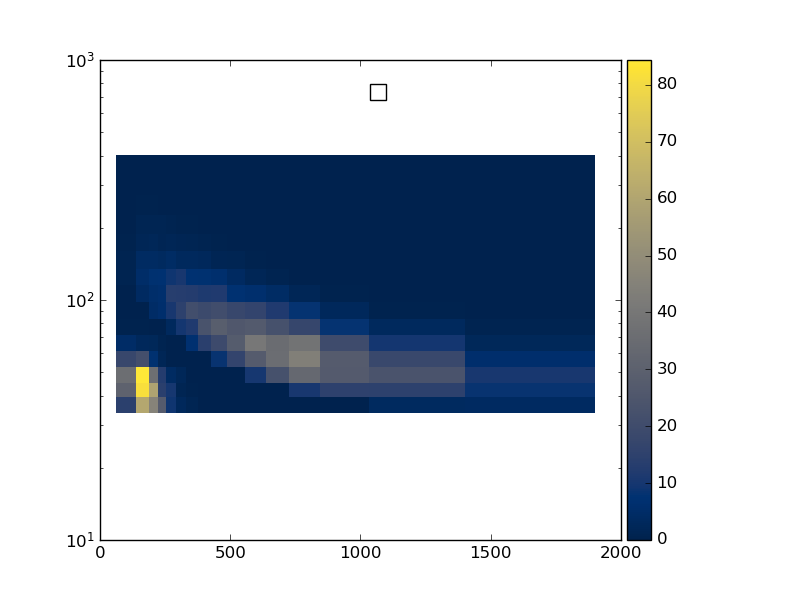

Write Python code to recreate this figure.
#! /usr/bin/env python

# This Python script was auto-generated using YODA v2.0.1.
# Analysis object: /WbWb_dilepton/m_bbll_pT_lep1
# Timestamp: 27-02-2025 (11:02:16)

import matplotlib as mpl
import matplotlib.pyplot as plt
mpl.use('Agg') # comment out for interactive use
import os
import numpy as np

plotDir = os.path.split(os.path.realpath(__file__))[0]
if 'YODA_USER_PLOT_PATH' in globals():
    plot_outdir = globals()['YODA_USER_PLOT_PATH']
else:
    plot_outdir = plotDir

#plot style
plt.style.use(os.path.join(plotDir, '../default.mplstyle'))

plt.rcParams['text.usetex'] = False
plt.style.use(['classic'])
plt.rc('font', family='DejaVu Sans')
# plot metadata
figW, figH = plt.rcParams['figure.figsize']
ax_xLabel = r''
ax_yLabel = r''
ax_zLabel = r''
ax_title  = r''
ax_xScale = 'linear'
ax_yScale = 'log'
ax_zScale = 'linear'
yLims = (10, 100)

# TeX-friendly labels for the legend
labels = [ r"S3beta\_Cluster\_WbWb\_dilepton\_170", r"S3beta\_Cluster\_WbWb\_dilepton\_160", r"S3beta\_Cluster\_WbWb\_dilepton\_165", r"S3beta\_Cluster\_WbWb\_dilepton\_175", r"S3beta\_Cluster\_WbWb\_dilepton\_180" ]

# Adjust canvas width and height
canvasW = 10
canvasH = 10
figW *= canvasW/10.
figH *= canvasH/9.

# Create figure and axis objects
fig, ax = plt.subplots(1, 1)

# Set figure margins
plt.subplots_adjust(
    left   = 1.0 * plt.rcParams['figure.subplot.left'],
    right  = 1.0 * plt.rcParams['figure.subplot.right'],
    top    = 1.0 * plt.rcParams['figure.subplot.top'],
    bottom = 1.0 * plt.rcParams['figure.subplot.bottom'])

ax.yaxis.set_minor_locator(mpl.ticker.LogLocator(
base=10.0, subs=[i for i in np.arange(0, 1, 0.1)], numticks=np.inf))

# Color map: curve index -> color
colors = {0: '#EE3311', 1: '#3366FF', 2: '#109618', 3: '#FF9900', 4: '#990099'}


# the numerical data is stored in a separate file
dataf = dict()
exec(open(os.path.split(__file__)[0] + '/m_bbll_pT_lep1__data.py').read(), dataf)

legend_handles = dict() # keep track of handles for the legend
# reference data in main panel
cmap = 'cividis'
xbin_cent = np.unique(dataf['xpoints'])
ybin_cent = np.unique(dataf['ypoints'])
X, Y = np.meshgrid(xbin_cent, ybin_cent)
Z = np.array(dataf['zpoints']).reshape(X.shape[::-1])
pc = ax.pcolormesh(X, Y, Z.T, cmap=cmap, shading='auto')
cbar = fig.colorbar(pc, orientation='vertical', ax=ax, pad=0.01)
cbar.set_label(ax_zLabel)
# style options for curves
# starts at zorder>=5 to draw curve on top of legend

legend_pos = (0.5, 0.97)
ax.legend(legend_handles, labels, loc='upper left', bbox_to_anchor=legend_pos)

ax.set_xlabel(ax_xLabel)
ax.set_ylabel(ax_yLabel, loc='top')
ax.set_title(ax_title, loc='left')
ax.set_xscale(ax_xScale)
ax.set_yscale(ax_yScale)

# tick formatting
plt.rcParams['xtick.top'] = True
plt.rcParams['ytick.right'] = True
plt.savefig(os.path.join(plot_outdir, 'm_bbll_pT_lep1.pdf'), format='PDF')
plt.savefig(os.path.join(plot_outdir, 'm_bbll_pT_lep1.png'), format='PNG')

plt.close(fig)
